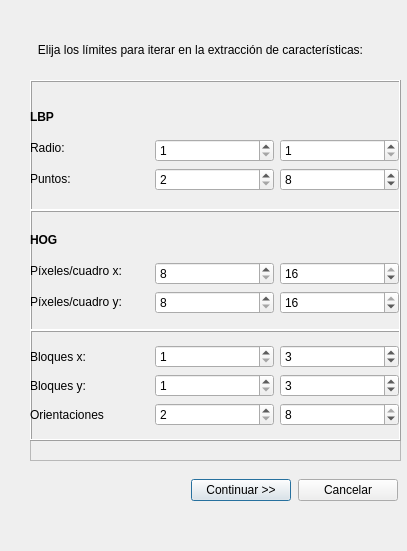
<?xml version="1.0" encoding="UTF-8"?>
<ui version="4.0">
 <class>Dialog</class>
 <widget class="QDialog" name="Dialog">
  <property name="geometry">
   <rect>
    <x>0</x>
    <y>0</y>
    <width>407</width>
    <height>551</height>
   </rect>
  </property>
  <property name="windowTitle">
   <string>Dialog</string>
  </property>
  <property name="windowIcon">
   <iconset>
    <normaloff>imgs/ral_icon.jpg</normaloff>imgs/ral_icon.jpg</iconset>
  </property>
  <widget class="QLabel" name="svm_limits_label">
   <property name="geometry">
    <rect>
     <x>0</x>
     <y>40</y>
     <width>401</width>
     <height>20</height>
    </rect>
   </property>
   <property name="text">
    <string>Elija los límites para iterar en la extracción de características:</string>
   </property>
   <property name="alignment">
    <set>Qt::AlignCenter</set>
   </property>
  </widget>
  <widget class="QWidget" name="horizontalLayoutWidget_3">
   <property name="geometry">
    <rect>
     <x>190</x>
     <y>450</y>
     <width>211</width>
     <height>80</height>
    </rect>
   </property>
   <layout class="QHBoxLayout" name="horizontalLayout_3">
    <item>
     <widget class="QPushButton" name="svm_limits_next">
      <property name="maximumSize">
       <size>
        <width>100</width>
        <height>16777215</height>
       </size>
      </property>
      <property name="text">
       <string>Continuar &gt;&gt;</string>
      </property>
     </widget>
    </item>
    <item>
     <widget class="QPushButton" name="svm_limits_cancel">
      <property name="maximumSize">
       <size>
        <width>100</width>
        <height>16777215</height>
       </size>
      </property>
      <property name="layoutDirection">
       <enum>Qt::LeftToRight</enum>
      </property>
      <property name="text">
       <string>Cancelar</string>
      </property>
     </widget>
    </item>
   </layout>
  </widget>
  <widget class="QFrame" name="frame_4">
   <property name="geometry">
    <rect>
     <x>30</x>
     <y>80</y>
     <width>371</width>
     <height>381</height>
    </rect>
   </property>
   <property name="frameShape">
    <enum>QFrame::StyledPanel</enum>
   </property>
   <property name="frameShadow">
    <enum>QFrame::Raised</enum>
   </property>
   <widget class="QFrame" name="frame_lbp">
    <property name="geometry">
     <rect>
      <x>0</x>
      <y>0</y>
      <width>371</width>
      <height>131</height>
     </rect>
    </property>
    <property name="font">
     <font>
      <kerning>true</kerning>
     </font>
    </property>
    <property name="frameShape">
     <enum>QFrame::Box</enum>
    </property>
    <property name="frameShadow">
     <enum>QFrame::Raised</enum>
    </property>
    <widget class="QWidget" name="verticalLayoutWidget">
     <property name="geometry">
      <rect>
       <x>0</x>
       <y>10</y>
       <width>369</width>
       <height>116</height>
      </rect>
     </property>
     <layout class="QVBoxLayout" name="verticalLayout_lbp">
      <item>
       <layout class="QHBoxLayout" name="horizontalLayout_2">
        <item>
         <layout class="QVBoxLayout" name="verticalLayout">
          <item>
           <widget class="QLabel" name="svm_limits_label_2">
            <property name="font">
             <font>
              <weight>75</weight>
              <bold>true</bold>
              <kerning>true</kerning>
             </font>
            </property>
            <property name="text">
             <string>LBP</string>
            </property>
           </widget>
          </item>
          <item>
           <widget class="QLabel" name="svm_limits_label_3">
            <property name="font">
             <font>
              <weight>50</weight>
              <bold>false</bold>
              <kerning>true</kerning>
             </font>
            </property>
            <property name="text">
             <string>Radio:</string>
            </property>
           </widget>
          </item>
          <item>
           <widget class="QLabel" name="svm_limits_label_4">
            <property name="font">
             <font>
              <weight>50</weight>
              <bold>false</bold>
              <kerning>true</kerning>
             </font>
            </property>
            <property name="text">
             <string>Puntos:</string>
            </property>
           </widget>
          </item>
         </layout>
        </item>
        <item>
         <layout class="QVBoxLayout" name="verticalLayout_2">
          <property name="topMargin">
           <number>35</number>
          </property>
          <item>
           <widget class="QSpinBox" name="lbpr_min_box">
            <property name="minimum">
             <number>1</number>
            </property>
            <property name="maximum">
             <number>3</number>
            </property>
           </widget>
          </item>
          <item>
           <widget class="QSpinBox" name="lbpp_min_box">
            <property name="minimum">
             <number>2</number>
            </property>
            <property name="maximum">
             <number>3</number>
            </property>
           </widget>
          </item>
         </layout>
        </item>
        <item>
         <layout class="QVBoxLayout" name="verticalLayout_4">
          <property name="topMargin">
           <number>35</number>
          </property>
          <item>
           <widget class="QSpinBox" name="lbpr_max_box">
            <property name="minimum">
             <number>1</number>
            </property>
            <property name="maximum">
             <number>3</number>
            </property>
           </widget>
          </item>
          <item>
           <widget class="QSpinBox" name="lbpp_max_box">
            <property name="minimum">
             <number>2</number>
            </property>
            <property name="maximum">
             <number>16</number>
            </property>
            <property name="value">
             <number>8</number>
            </property>
           </widget>
          </item>
         </layout>
        </item>
       </layout>
      </item>
     </layout>
    </widget>
   </widget>
   <widget class="QFrame" name="frame_hog_1">
    <property name="geometry">
     <rect>
      <x>0</x>
      <y>130</y>
      <width>371</width>
      <height>121</height>
     </rect>
    </property>
    <property name="font">
     <font>
      <kerning>true</kerning>
     </font>
    </property>
    <property name="frameShape">
     <enum>QFrame::Box</enum>
    </property>
    <property name="frameShadow">
     <enum>QFrame::Raised</enum>
    </property>
    <widget class="QWidget" name="verticalLayoutWidget_2">
     <property name="geometry">
      <rect>
       <x>0</x>
       <y>0</y>
       <width>369</width>
       <height>121</height>
      </rect>
     </property>
     <layout class="QVBoxLayout" name="verticalLayout_hog1">
      <item>
       <layout class="QHBoxLayout" name="horizontalLayout_4">
        <item>
         <layout class="QVBoxLayout" name="verticalLayout_6">
          <item>
           <widget class="QLabel" name="svm_limits_label_5">
            <property name="font">
             <font>
              <weight>75</weight>
              <bold>true</bold>
             </font>
            </property>
            <property name="text">
             <string>HOG</string>
            </property>
           </widget>
          </item>
          <item>
           <widget class="QLabel" name="svm_limits_label_6">
            <property name="font">
             <font>
              <weight>50</weight>
              <bold>false</bold>
             </font>
            </property>
            <property name="text">
             <string>Píxeles/cuadro x:</string>
            </property>
           </widget>
          </item>
          <item>
           <widget class="QLabel" name="svm_limits_label_7">
            <property name="font">
             <font>
              <weight>50</weight>
              <bold>false</bold>
             </font>
            </property>
            <property name="text">
             <string>Píxeles/cuadro y:</string>
            </property>
           </widget>
          </item>
         </layout>
        </item>
        <item>
         <layout class="QVBoxLayout" name="verticalLayout_7">
          <property name="topMargin">
           <number>35</number>
          </property>
          <item>
           <widget class="QSpinBox" name="hogpx_min_box">
            <property name="minimum">
             <number>8</number>
            </property>
            <property name="maximum">
             <number>16</number>
            </property>
            <property name="singleStep">
             <number>2</number>
            </property>
           </widget>
          </item>
          <item>
           <widget class="QSpinBox" name="hogpy_min_box">
            <property name="minimum">
             <number>8</number>
            </property>
            <property name="maximum">
             <number>16</number>
            </property>
           </widget>
          </item>
         </layout>
        </item>
        <item>
         <layout class="QVBoxLayout" name="verticalLayout_8">
          <property name="topMargin">
           <number>35</number>
          </property>
          <item>
           <widget class="QSpinBox" name="hogpx_max_box">
            <property name="minimum">
             <number>8</number>
            </property>
            <property name="maximum">
             <number>16</number>
            </property>
            <property name="singleStep">
             <number>2</number>
            </property>
            <property name="value">
             <number>16</number>
            </property>
           </widget>
          </item>
          <item>
           <widget class="QSpinBox" name="hogpy_max_box">
            <property name="minimum">
             <number>8</number>
            </property>
            <property name="maximum">
             <number>16</number>
            </property>
            <property name="value">
             <number>16</number>
            </property>
           </widget>
          </item>
         </layout>
        </item>
       </layout>
      </item>
     </layout>
    </widget>
   </widget>
   <widget class="QFrame" name="frame_hog_2">
    <property name="geometry">
     <rect>
      <x>0</x>
      <y>250</y>
      <width>371</width>
      <height>111</height>
     </rect>
    </property>
    <property name="font">
     <font>
      <kerning>true</kerning>
     </font>
    </property>
    <property name="frameShape">
     <enum>QFrame::Box</enum>
    </property>
    <property name="frameShadow">
     <enum>QFrame::Raised</enum>
    </property>
    <widget class="QWidget" name="verticalLayoutWidget_3">
     <property name="geometry">
      <rect>
       <x>0</x>
       <y>0</y>
       <width>369</width>
       <height>111</height>
      </rect>
     </property>
     <layout class="QVBoxLayout" name="verticalLayout_hog2">
      <item>
       <layout class="QHBoxLayout" name="horizontalLayout_6">
        <item>
         <layout class="QVBoxLayout" name="verticalLayout_13">
          <item>
           <widget class="QLabel" name="svm_limits_label_11">
            <property name="font">
             <font>
              <weight>50</weight>
              <bold>false</bold>
             </font>
            </property>
            <property name="text">
             <string>Bloques x:</string>
            </property>
           </widget>
          </item>
          <item>
           <widget class="QLabel" name="svm_limits_label_12">
            <property name="font">
             <font>
              <weight>50</weight>
              <bold>false</bold>
             </font>
            </property>
            <property name="text">
             <string>Bloques y:</string>
            </property>
           </widget>
          </item>
          <item>
           <widget class="QLabel" name="svm_limits_label_13">
            <property name="font">
             <font>
              <weight>50</weight>
              <bold>false</bold>
             </font>
            </property>
            <property name="text">
             <string>Orientaciones</string>
            </property>
           </widget>
          </item>
         </layout>
        </item>
        <item>
         <layout class="QVBoxLayout" name="verticalLayout_14">
          <property name="topMargin">
           <number>0</number>
          </property>
          <item>
           <widget class="QSpinBox" name="hogbx_min_box">
            <property name="minimum">
             <number>1</number>
            </property>
            <property name="maximum">
             <number>5</number>
            </property>
            <property name="singleStep">
             <number>1</number>
            </property>
            <property name="value">
             <number>1</number>
            </property>
           </widget>
          </item>
          <item>
           <widget class="QSpinBox" name="hogby_min_box">
            <property name="minimum">
             <number>1</number>
            </property>
            <property name="maximum">
             <number>5</number>
            </property>
            <property name="singleStep">
             <number>1</number>
            </property>
            <property name="value">
             <number>1</number>
            </property>
           </widget>
          </item>
          <item>
           <widget class="QSpinBox" name="hogor_min_box">
            <property name="minimum">
             <number>2</number>
            </property>
            <property name="maximum">
             <number>8</number>
            </property>
           </widget>
          </item>
         </layout>
        </item>
        <item>
         <layout class="QVBoxLayout" name="verticalLayout_15">
          <property name="topMargin">
           <number>0</number>
          </property>
          <item>
           <widget class="QSpinBox" name="hogbx_max_box">
            <property name="minimum">
             <number>1</number>
            </property>
            <property name="maximum">
             <number>5</number>
            </property>
            <property name="singleStep">
             <number>1</number>
            </property>
            <property name="value">
             <number>3</number>
            </property>
           </widget>
          </item>
          <item>
           <widget class="QSpinBox" name="hogby_max_box">
            <property name="minimum">
             <number>1</number>
            </property>
            <property name="maximum">
             <number>5</number>
            </property>
            <property name="singleStep">
             <number>2</number>
            </property>
            <property name="value">
             <number>3</number>
            </property>
           </widget>
          </item>
          <item>
           <widget class="QSpinBox" name="hogor_max_box">
            <property name="minimum">
             <number>2</number>
            </property>
            <property name="maximum">
             <number>8</number>
            </property>
            <property name="value">
             <number>8</number>
            </property>
           </widget>
          </item>
         </layout>
        </item>
       </layout>
      </item>
     </layout>
    </widget>
   </widget>
  </widget>
 </widget>
 <resources/>
 <connections/>
</ui>
